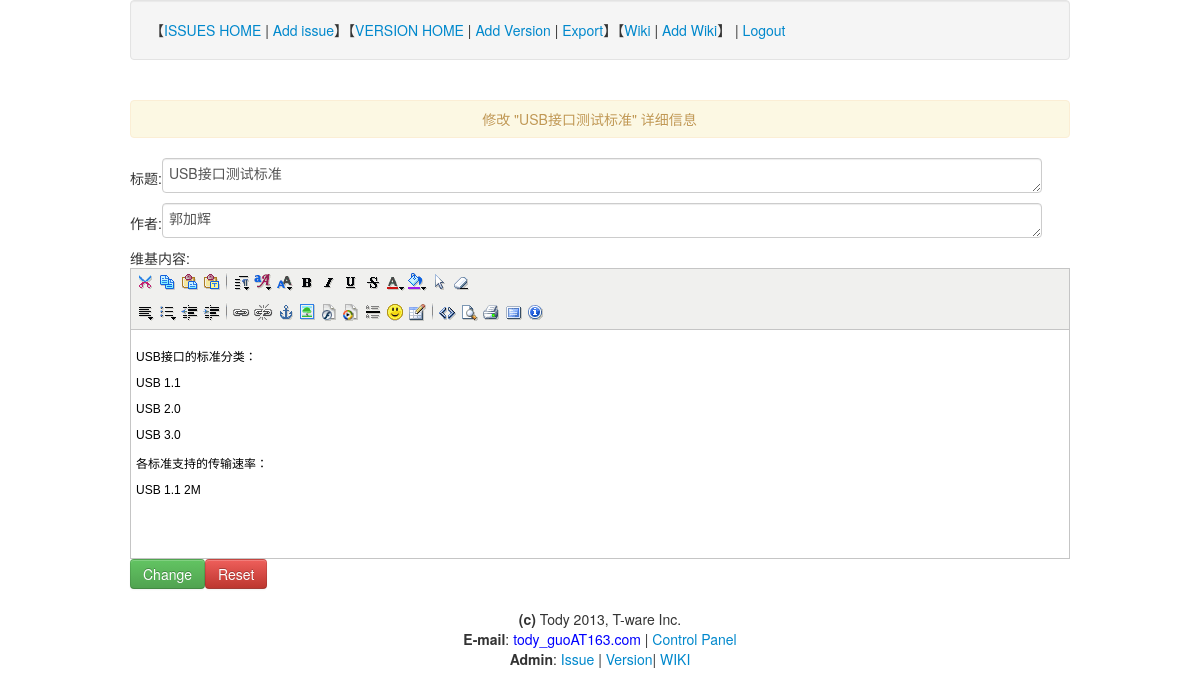
Page /mod_wiki.php?id=2 (signed in) on the committed database.
### tables this page shows
CREATE TABLE IF NOT EXISTS `te_wiki_table` (
  `ID` int(11) NOT NULL AUTO_INCREMENT,
  `wiki_title` varchar(256) NOT NULL,
  `wiki_body` text NOT NULL,
  `wiki_writor` varchar(128) NOT NULL,
  `wiki_build_date` datetime NOT NULL,
  `wiki_update_date` datetime NOT NULL,
  PRIMARY KEY (`ID`)
);

### inc/conn.php (called while the page is built, shortened)
<?php
class mysql {
 private $db_host;
 private $db_user;
 private $db_pwd;
 private $conn;
 private $result;
 private $show_error = true;
 public function __construct($db_host = 'localhost', $db_user = '293540', $db_pwd = '666666', $db_database ='293540', $conn = '', $coding = 'UTF8') {
  $this->db_host = $db_host;
  $this->db_user = $db_user;
  $this->db_pwd = $db_pwd;
  $this->db_database = $db_database;
  $this->conn = $conn;
  $this->coding = $coding;
 }
 public function connect() {
  if ($this->conn == "pconn") {
   $this->conn = mysql_pconnect($this->db_host, $this->db_user, $this->db_pwd);
  } else {
   $this->conn = mysql_connect($this->db_host, $this->db_user, $this->db_pwd);
  }
 }
 public function query($sql) {
  $this->sql = $sql;
  $result = mysql_query($this->sql, $this->conn);
  if (!$result) {
   if ($this->show_error) {
    $this->show_error("错误SQL语句：", $this->sql);
   }
  } else {
   $this->result = $result;
  }
  return $this->result;
 }
 public function fetch_assoc() {
  return mysql_fetch_assoc($this->result);
 }
}
?>

### mod_wiki.php (the view, shortened to what this page needs)
<!DOCTYPE html>
<html>
<link href="/css/bootstrap.min.css" rel="stylesheet">
<head>
<?php
	include 'inc/conn.php';
	extract($_POST);
	extract($_GET);
	$db = new mysql();
	$sql = "select * from te_wiki_table where id=".$id;
	$db->query($sql);
	$row = $db->fetch_assoc();
?>
</head>
<body class="background">
<?
	include "top.php";
?>
<div class="container white-background pagecontent">
<form action="mod_wiki.php?id=<?echo $row['ID']?>&act=mod", method="post" enctype="application/x-www-form-urlencoded">
<div align="center" class="page-header alert text-warning">修改 "<? echo htmlspecialchars_decode($row['wiki_title']); ?>" 详细信息</div>
<div>
标题:<textarea name="iTitle" type="text" style="width: 866px; height: 25px;"><? echo htmlspecialchars_decode($row['wiki_title']); ?></textarea><br />
</div>
<div>
作者:<textarea name="iWritor" type="text" style="width: 866px; height: 25px;"><? echo htmlspecialchars_decode($row['wiki_writor']); ?></textarea><br />
</div>
<div>
维基内容:<br />
<div><input class="btn btn-success btn-primary" name="submit" value="Change" type="submit"><input class="btn btn-danger" name="reset" value="Reset" type="reset"></div>
</form>
</div>
<?
include 'bottom.php';
?>
</body>
<html>

### xhEditor/xheditor_skin/default/iframe.css (style rules this page uses)
html { height:100%;background-color:#FFFFFF; }
body,td,th { font-family:Arial,Helvetica,sans-serif;font-size:12px; }
body { height:100%;*height:90%;-moz-box-sizing:border-box;-webkit-box-sizing:border-box;box-sizing:border-box; }

### rows in the picture
te_wiki_table: wiki_title "USB接口测试标准", iTitle "USB接口测试标准", iWritor "郭加辉"
